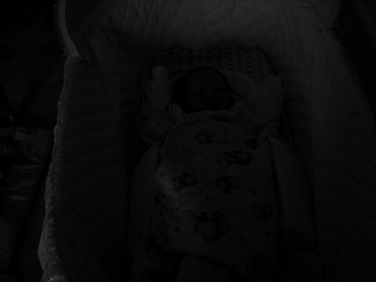
#> input picture Week1/images/baby.jpg, 376 x 282 px, given in place of particles.bmp, which was not available
$ jupyter execute 19521766.ipynb   (shell and % lines are left out)   (text cells are left out)
#> lines starting #> are read from the running program, lines starting #| are printed output that depends on the picture; after the words box and inside, x2 and y2 are one past the last pixel; in counts of white or black regions, pixels touching at a corner belong together; pictures that were not available may be replaced by others from this repository, and a replacement may not be noted
[cell 1]
from google.colab import drive
drive.mount('/content/drive')

[cell 2]
drive.mount('/gdrive')

[cell 3]
import numpy as np
import cv2 as cv
import os
import matplotlib as mpl
import matplotlib.pyplot as plt
from google.colab.patches import cv2_imshow
from sklearn.cluster import KMeans
from sklearn.cluster import MeanShift,estimate_bandwidth

[cell 4]
dir_monhoc = '/gdrive/MyDrive/CS231.M12.KHCL'
dir_baitap = os.path.join(dir_monhoc, 'Baitap','Baitap4')
dir_img = os.path.join(dir_baitap, 'images')

[cell 5]
def drawHis(img):
  hist = cv.calcHist([img], [0], None, [256], [0, 256])
  plt.plot(hist)
  plt.xlim([0, 256])
  plt.legend(('histogram'), loc = 'upper left')
  plt.show()

[cell 6]
def Segmentation(f, T):
  g = f.copy()
  for i in range(f.shape[0]):
    for j in range(f.shape[1]):
        g[i, j] = 255 if int(f[i, j]) > int(T) else 0
  return g

[cell 7]
img1_path = os.path.join(dir_img, 'particles.bmp')
img1 = cv.imread(img1_path, 0)
#> img1 is the input picture: shape (282, 376); min 0, max 80, mean 10.2

img2_path = os.path.join(dir_img, 'Phandoan01.jpg')
img2 = cv.imread(img2_path, 0)
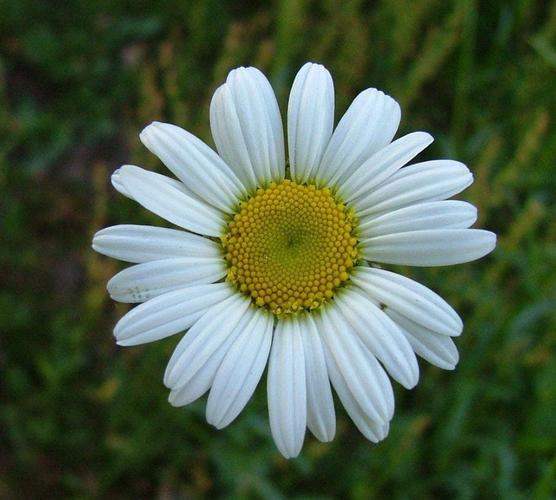
#> input picture Week1/images/image_0814.jpg, 556 x 500 px, given in place of Phandoan01.jpg, which was not available
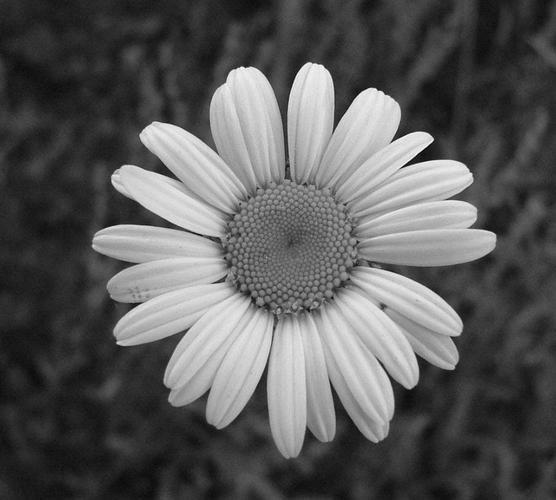
#> img2: shape (500, 556); min 0, max 255, mean 89.9

[cell 8]
img1_thesh = Segmentation(img1, 125)
#> after the loop in Segmentation, `for i in range(f.shape[0]):`: g: shape (282, 376); every value is 0
img1_cmp = np.hstack((img1, img1_thesh))
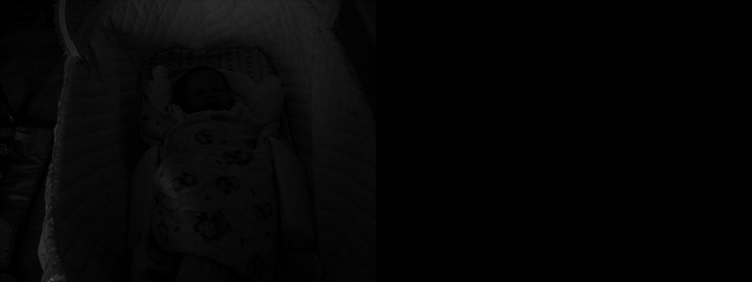
#> img1_cmp: shape (282, 752); min 0, max 80, mean 5.1
cv2_imshow(img1_cmp)
drawHis(img1)
#> in drawHis, `hist = cv.calcHist([img], [0], None, [256], [0, 256])`: hist = 256 values, max 7771 at index 8, min 0 at index 53, mean 414.2

[cell 9]
img2_thresh = Segmentation(img2, 80)
#> call 2 of Segmentation, with T = 80
#> after the loop in Segmentation (call 2), `for i in range(f.shape[0]):`:
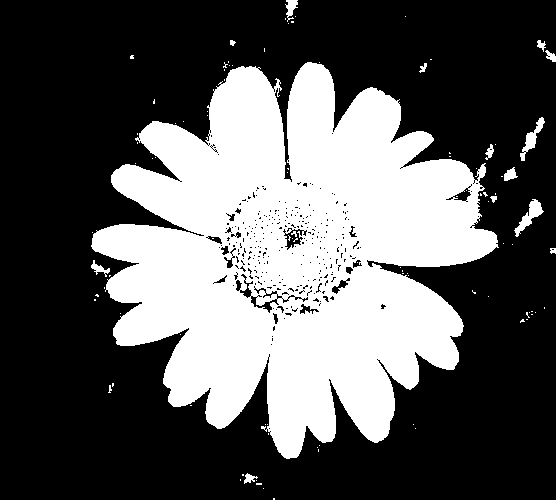
#> g: shape (500, 556); 35.4% white; 99 white regions (85 under 20 px), largest, box (x1, y1, x2, y2) and area: (91, 62, 499, 459) 96570, (514, 199, 544, 237) 375, (520, 117, 545, 161) 317
img2_cmp = np.hstack((img2, img2_thresh))
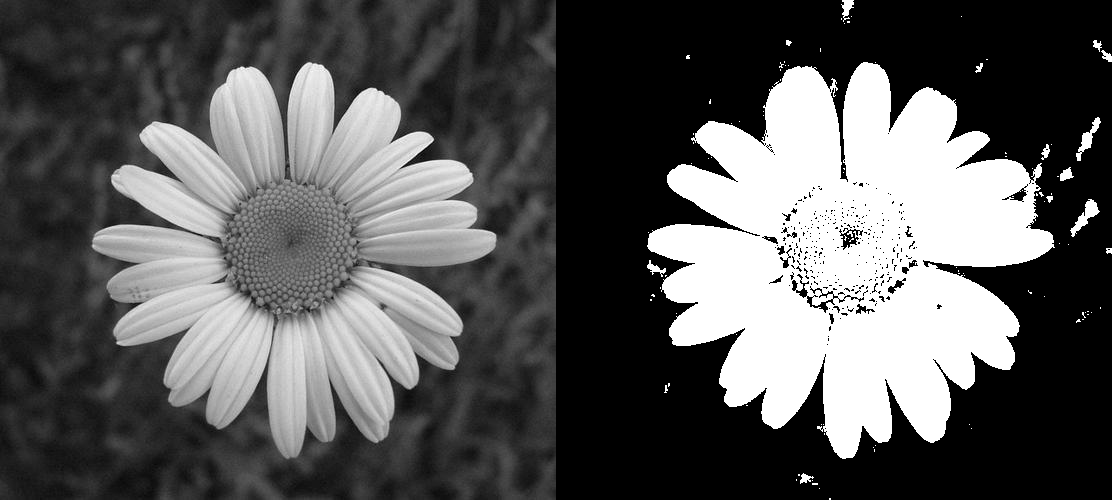
#> img2_cmp: shape (500, 1112); min 0, max 255, mean 90
cv2_imshow(img2_cmp)
drawHis(img1)

[cell 10]
def AdaptiveSeg(f, nrow, ncol):
#> called with nrow = 4, ncol = 4
  g = f.copy()
  r = int(f.shape[0] / nrow)
#> r = 125
  c = int(f.shape[1] / ncol)
#> c = 139

  for i in range(int(nrow)):
    for j in range(int(ncol)):
      x = f[i * r : (i + 1) * r, j * c : (j + 1) * c]
      cv2_imshow(x)
      drawHis(x)
      t = int(input())
      g[i * r : (i + 1) * r, j * c : (j + 1) * c] = Segmentation(x, t)
#> this loop made 2 passes; the answer given on pass 1: 3
#> pass 1, in AdaptiveSeg, `cv2_imshow(x)`:
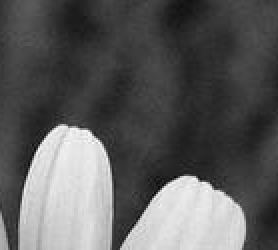
#> shown: shape (125, 139) (shown 2 times larger); min 6, max 254, mean 92.5
#> pass 1, in AdaptiveSeg, `cv2_imshow(x)`:
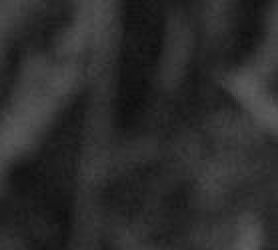
#> shown: shape (125, 139) (shown 2 times larger); min 13, max 93, mean 43.6
#> pass 1, in drawHis (call 6), `plt.show()`:
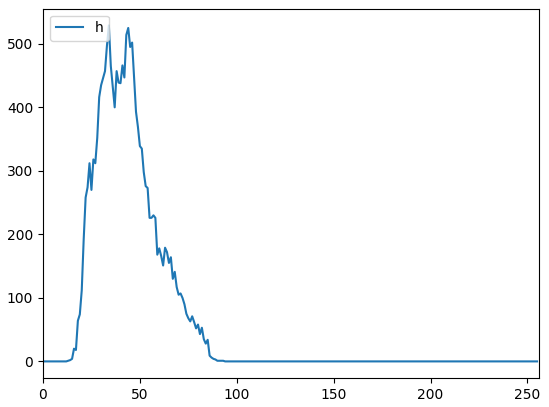
#> figure drawn by matplotlib, 1 panel; curve peaks at x = 34, y = 529
#> after the loop:
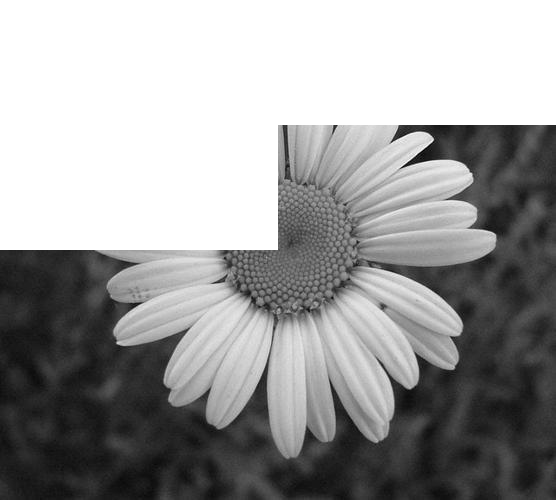
#> g: shape (500, 556); min 0, max 255, mean 156.1
#> after the loop:
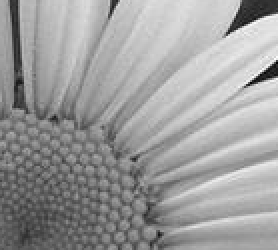
#> x: shape (125, 139) (shown 2 times larger); min 0, max 255, mean 156.2
  return g
